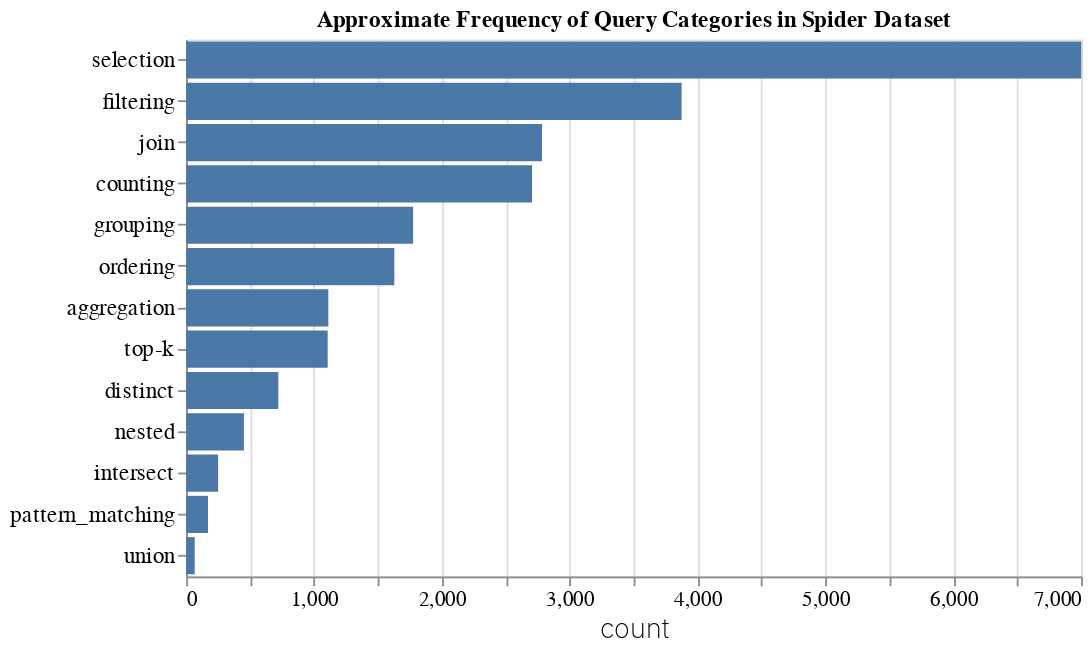

The notebook cell saved with this chart:
### Markdown cell above
# Results 

After our initial analysis by using clustering, text mining, visualizations, and textual pattern matching, we have identified **13**  categories of queries. These categories include **selection, filtering, aggregation, counting, grouping, ordering, top-k, join, intersect, union, distinct, pattern matching**, and **nested** queries. While these categories mostly overlap with general query patterns, the frequency of their usage differs from that of the queries in the wild.

### Code cell
query_category_counts = pd.DataFrame({
  'query_category':query_category,
  'count': query_counts
})
                
alt.Chart(query_category_counts).mark_bar().encode(
        x=alt.X('count:Q', axis=alt.Axis(titleFontSize=15, titleFontWeight=200, labelFont='Avenir', labelFontSize=12)),
        y=alt.Y('query_category:N', sort='-x', axis=alt.Axis(title=None, 
                                                             titleFontSize=15, 
                                                             labelFontSize=13,
                                                             titleFontWeight=300, 
                                                             titleFont='Avenir')), 
        tooltip=['query_category:N', 'count:Q']
    ).properties(title='Approximate Frequency of Query Categories in Spider Dataset', width=500, height=300)

### Figure 1 — Vega-Lite specification as saved in the notebook (floating-point values rounded to 4 significant figures)
{"config": {"view": {"continuousWidth": 300, "continuousHeight": 300}}, "data": {"name": "data-003a0c082839f92c35c1439825b0928c"}, "mark": {"type": "bar"}, "encoding": {"tooltip": [{"field": "query_category", "type": "nominal"}, {"field": "count", "type": "quantitative"}], "x": {"axis": {"labelFont": "Avenir", "labelFontSize": 12, "titleFontSize": 15, "titleFontWeight": 200}, "field": "count", "type": "quantitative"}, "y": {"axis": {"labelFontSize": 13, "title": null, "titleFont": "Avenir", "titleFontSize": 15, "titleFontWeight": 300}, "field": "query_category", "sort": "-x", "type": "nominal"}}, "height": 300, "title": "Approximate Frequency of Query Categories in Spider Dataset", "width": 500, "$schema": "https://vega.github.io/schema/vega-lite/v5.16.3.json", "datasets": {"data-003a0c082839f92c35c1439825b0928c": [{"query_category": "selection", "count": 7000}, {"query_category": "filtering", "count": 3875}, {"query_category": "aggregation", "count": 1112}, {"query_category": "counting", "count": 2705}, {"query_category": "grouping", "count": 1775}, {"query_category": "ordering", "count": 1628}, {"query_category": "top-k", "count": 1107}, {"query_category": "join", "count": 2783}, {"query_category": "intersect", "count": 250}, {"query_category": "union", "count": 67}, {"query_category": "distinct", "count": 721}, {"query_category": "pattern_matching", "count": 171}, {"query_category": "nested", "count": 452}]}}
